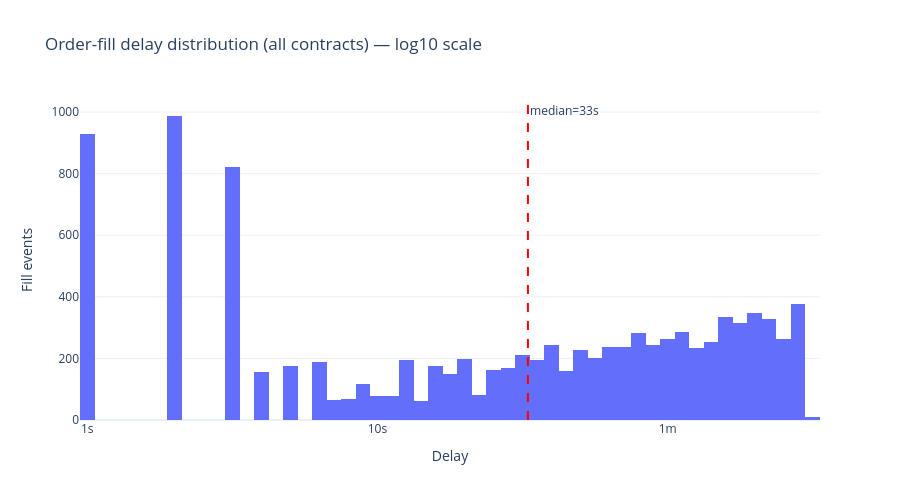

Notebook cell for this chart:
### Code cell
import numpy as np

log_delays = np.log10(all_delays_df['delay_s'].clip(lower=1))

fig_delay = go.Figure()
fig_delay.add_trace(go.Histogram(
    x=log_delays,
    nbinsx=80,
    name='All contracts'
))

median_val = all_delays_df['delay_s'].median()
median_log = np.log10(max(median_val, 1))
fig_delay.add_vline(x=median_log, line_dash='dash', line_color='red',
                    annotation_text=f'median={median_val:.0f}s', annotation_position='top right')

max_log = int(np.ceil(log_delays.max()))
tickvals = list(range(0, max_log + 1))
ticktext = ['1s', '10s', '1m', '10m', '1.7h', '11.6h', '4.8d'][:max_log + 1]

fig_delay.update_layout(
    title='Order-fill delay distribution (all contracts) — log10 scale',
    xaxis_title='Delay',
    yaxis_title='Fill events',
    template='plotly_white', height=500,
)
fig_delay.update_xaxes(tickvals=tickvals, ticktext=ticktext)
fig_delay.show()

### Figure 1 — Plotly figure (JSON) as saved in the notebook; plotly's stock layout.template omitted (floating-point values rounded to 4 significant figures; data arrays with more than 128 entries replaced by an {"elided": "..."} marker saying what was removed)
{"data": [{"name": "All contracts", "nbinsx": 80, "type": "histogram", "x": {"elided": "10099 float values"}}], "layout": {"annotations": [{"showarrow": false, "text": "median=33s", "x": 1.519, "xanchor": "left", "xref": "x", "y": 1, "yanchor": "top", "yref": "y domain"}], "height": 500, "shapes": [{"line": {"color": "red", "dash": "dash"}, "type": "line", "x0": 1.519, "x1": 1.519, "xref": "x", "y0": 0, "y1": 1, "yref": "y domain"}], "title": {"text": "Order-fill delay distribution (all contracts) — log10 scale"}, "xaxis": {"ticktext": ["1s", "10s", "1m", "10m"], "tickvals": [0, 1, 2, 3], "title": {"text": "Delay"}}, "yaxis": {"title": {"text": "Fill events"}}}}
